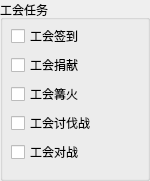
     <widget class="QGroupBox" name="groupBox_8">
      <property name="geometry">
       <rect>
        <x>325</x>
        <y>320</y>
        <width>150</width>
        <height>181</height>
       </rect>
      </property>
      <property name="title">
       <string>工会任务</string>
      </property>
      <widget class="QCheckBox" name="checkBox_4">
       <property name="geometry">
        <rect>
         <x>11</x>
         <y>86</y>
         <width>71</width>
         <height>16</height>
        </rect>
       </property>
       <property name="font">
        <font>
         <family>宋体</family>
        </font>
       </property>
       <property name="text">
        <string>工会篝火</string>
       </property>
      </widget>
      <widget class="QCheckBox" name="checkBox">
       <property name="geometry">
        <rect>
         <x>11</x>
         <y>28</y>
         <width>71</width>
         <height>16</height>
        </rect>
       </property>
       <property name="font">
        <font>
         <family>宋体</family>
        </font>
       </property>
       <property name="text">
        <string>工会签到</string>
       </property>
      </widget>
      <widget class="QCheckBox" name="checkBox_6">
       <property name="geometry">
        <rect>
         <x>11</x>
         <y>115</y>
         <width>83</width>
         <height>16</height>
        </rect>
       </property>
       <property name="font">
        <font>
         <family>宋体</family>
        </font>
       </property>
       <property name="text">
        <string>工会讨伐战</string>
       </property>
      </widget>
      <widget class="QCheckBox" name="checkBox_2">
       <property name="geometry">
        <rect>
         <x>11</x>
         <y>57</y>
         <width>71</width>
         <height>16</height>
        </rect>
       </property>
       <property name="font">
        <font>
         <family>宋体</family>
        </font>
       </property>
       <property name="text">
        <string>工会捐献</string>
       </property>
      </widget>
      <widget class="QCheckBox" name="checkBox_7">
       <property name="geometry">
        <rect>
         <x>11</x>
         <y>144</y>
         <width>71</width>
         <height>16</height>
        </rect>
       </property>
       <property name="font">
        <font>
         <family>宋体</family>
        </font>
       </property>
       <property name="text">
        <string>工会对战</string>
       </property>
      </widget>
     </widget>
